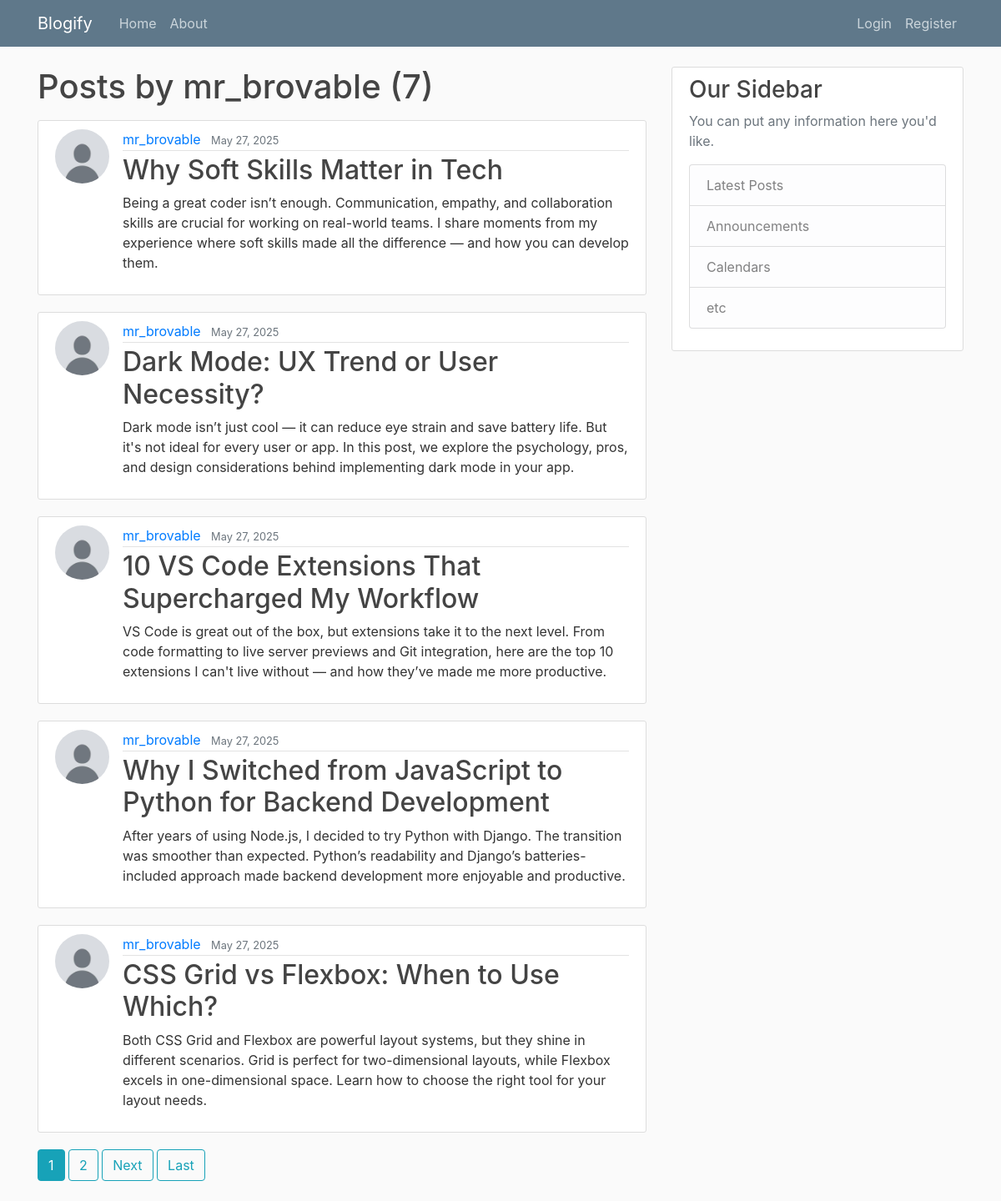
Page /user/mr_brovable on the committed database.
### blog/models.py (models this page shows, shortened)
class Post(models.Model):
    title = models.CharField(max_length=100)
    content = models.TextField()
    date_posted = models.DateTimeField(default=timezone.now)
    author = models.ForeignKey(User, on_delete=models.CASCADE)

### users/models.py (models this page shows, shortened)
class Profile(models.Model):
    user = models.OneToOneField(User, on_delete=models.CASCADE)
    image = models.ImageField(default='default.jpg', upload_to='profile_pics')

### blog/views.py (the view)
# urls.py: path('user/<str:username>', UserPostListView.as_view(), name='user-posts'),
class UserPostListView(ListView):
    model = Post
    template_name = 'blog/user_posts.html'
    context_object_name = 'posts'
    paginate_by = 5
    def get_queryset(self):
        user = get_object_or_404(User, username=self.kwargs.get('username'))
        return Post.objects.filter(author=user).order_by('-date_posted')

### blog/templates/blog/user_posts.html (shortened to what this page needs)
{% extends 'blog/base.html' %}
{% block content %}
<h1 class='mb-3'>Posts by {{ view.kwargs.username }} ({{ page_obj.paginator.count }})</h1>
{% for post in posts %}
    <article class="media content-section">
    <img class="rounded-circle article-img" src="{{ post.author.profile.image.url }}" alt="" />
    <div class="media-body">
        <div class="article-metadata">
        <a class="mr-2" href="{% url 'user-posts' post.author.username %}">{{ post.author }}</a>
        <small class="text-muted">{{ post.date_posted | date:"F d, Y" }}</small>
        </div>
        <h2>
        <a class="article-title" href="{% url 'post-detail' post.id%}"
            >{{ post.title }}</a
        >
        </h2>
        <p class="article-content">{{ post.content }}</p>
    </div>
    </article>
{% endfor %}
{% if is_paginated %}
    {% with lower=page_obj.number|add:"-3" upper=page_obj.number|add:"3" %}
    {% for num in page_obj.paginator.page_range %}
        {% if page_obj.number == num %}
            <a class='btn btn-info mb-4'href="?page={{ num }}">{{ num }}</a>
        {% elif num > lower and num < upper %}
            <a class='btn btn-outline-info mb-4'href="?page={{ num }}">{{ num }}</a>
        {% endif %}
    {% endfor %}
    {% endwith %}
    {% if page_obj.has_next %}
        <a class='btn btn-outline-info mb-4'href="?page={{ page_obj.next_page_number }}">Next</a>
        <a class='btn btn-outline-info mb-4'href="?page={{ page_obj.paginator.num_pages }}">Last</a>
    {%endif%}
{% endif %}
{% endblock content %}

### blog/static/blog/main.css (style rules this page uses)
body { background: #fafafa; color: #333333; margin-top: 5rem; }
h1, h2, h3, h4, h5, h6 { color: #444444; }
.content-section { background: #ffffff; padding: 10px 20px; border: 1px solid #dddddd; border-radius: 3px; margin-bottom: 20px; }
.article-title { color: #444444; }
.article-content { white-space: pre-line; }
.article-img { height: 65px; width: 65px; margin-right: 16px; }
.article-metadata { padding-bottom: 1px; margin-bottom: 4px; border-bottom: 1px solid #e3e3e3 }

### rows in the picture
Post: author.profile.image (placeholder picture), author "mr_brovable", date_posted "May 27, 2025", title "Why Soft Skills Matter in Tech", content "Being a great coder isn’t enough. Communication, empathy, and collaboration skills are crucial for working on real-world teams. I share moments from my experience where soft skills made all the difference — and how you can develop them."
Post: author.profile.image (placeholder picture), author "mr_brovable", date_posted "May 27, 2025", title "Dark Mode: UX Trend or User Necessity?", content "Dark mode isn’t just cool — it can reduce eye strain and save battery life. But it's not ideal for every user or app. In this post, we explore the psychology, pros, and design considerations behind implementing dark mode in your app."
Post: author.profile.image (placeholder picture), author "mr_brovable", date_posted "May 27, 2025", title "10 VS Code Extensions That Supercharged My Workflow", content "VS Code is great out of the box, but extensions take it to the next level. From code formatting to live server previews and Git integration, here are the top 10 extensions I can't live without — and how they’ve made me more productive."
Post: author.profile.image (placeholder picture), author "mr_brovable", date_posted "May 27, 2025", title "Why I Switched from JavaScript to Python for Backend Development", content "After years of using Node.js, I decided to try Python with Django. The transition was smoother than expected. Python’s readability and Django’s batteries-included approach made backend development more enjoyable and productive."
Post: author.profile.image (placeholder picture), author "mr_brovable", date_posted "May 27, 2025", title "CSS Grid vs Flexbox: When to Use Which?", content "Both CSS Grid and Flexbox are powerful layout systems, but they shine in different scenarios. Grid is perfect for two-dimensional layouts, while Flexbox excels in one-dimensional space. Learn how to choose the right tool for your layout needs."

### other values in the picture
{{ view.kwargs.username }} "mr_brovable"
{{ page_obj.paginator.count }} "7"
{{ num }} "1"
{{ num }} "2"
